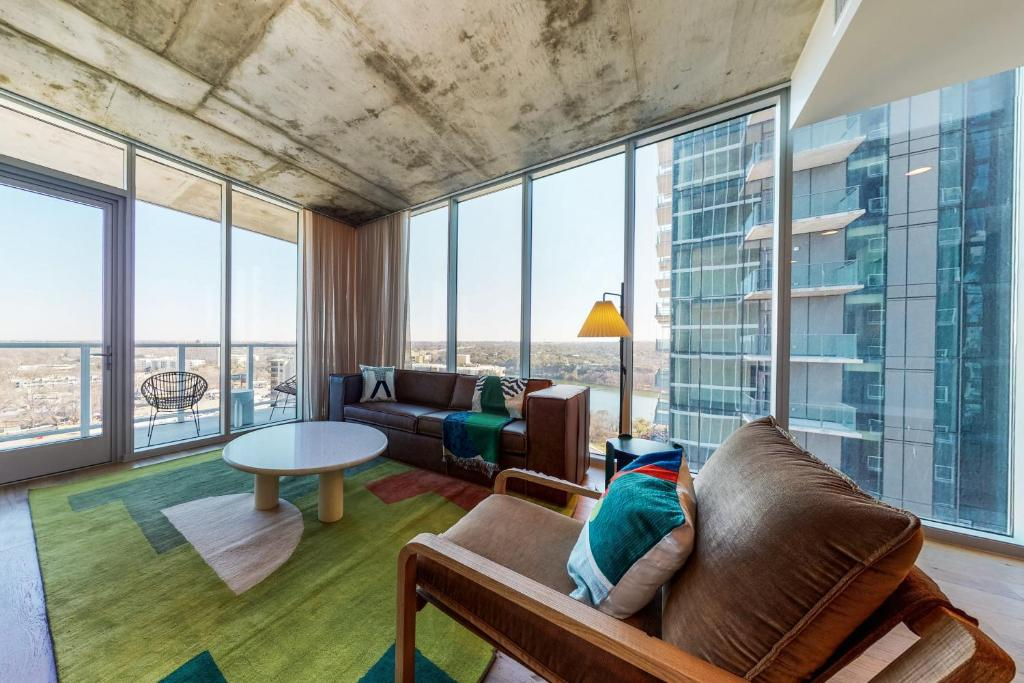
#> input picture austin.jpg, 1024 x 683 px, found by its file name
$ jupyter execute photo_edit.ipynb
#> lines starting #> are read from the running program, lines starting #| are printed output that depends on the picture
[cell 1]
# Photo Editing
# pip install pillow
from PIL import Image, ImageFilter

# Resize an image
img = Image.open('austin.JPG')
#> img is the input picture: PIL image 1024x683 RGB; mean R, G, B 137.9, 141.4, 133.8
resize = img.resize((200, 300))
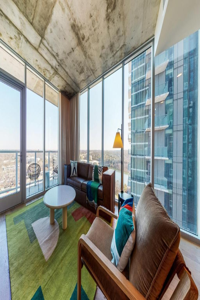
#> resize: PIL image 200x300 RGB; mean R, G, B 137.9, 141.3, 133.8
resize.save('output.JPG')

[cell 2]
# Blur Image
img = Image.open('austin.jpg')
blur = img.filter(ImageFilter.BLUR)
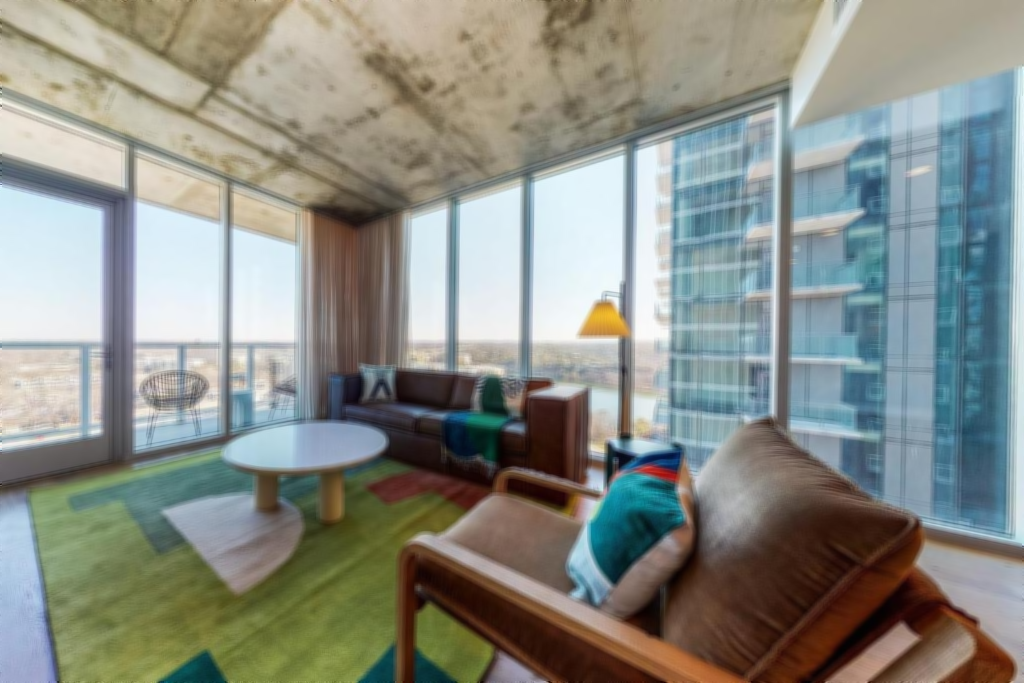
#> blur: PIL image 1024x683 RGB; mean R, G, B 137.9, 141.4, 133.8
blur.save('output1.jpg')

[cell 3]
# Sharp Image
img = Image.open('austin.jpg')
sharp = img.filter(ImageFilter.SHARPEN)
sharp.save('output2.jpg')

[cell 4]
# Crop Image
img = Image.open('austin.jpg')
crop = img.crop((0, 0, 50, 50))
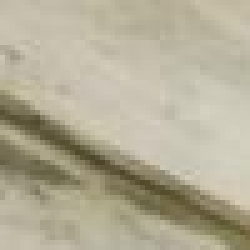
#> crop: PIL image 50x50 RGB (shown 5 times larger); mean R, G, B 179, 172.9, 150.6
crop.save('output3.jpg')

[cell 5]
# Rotate Image
img = Image.open('austin.jpg')
rotate = img.rotate(90)
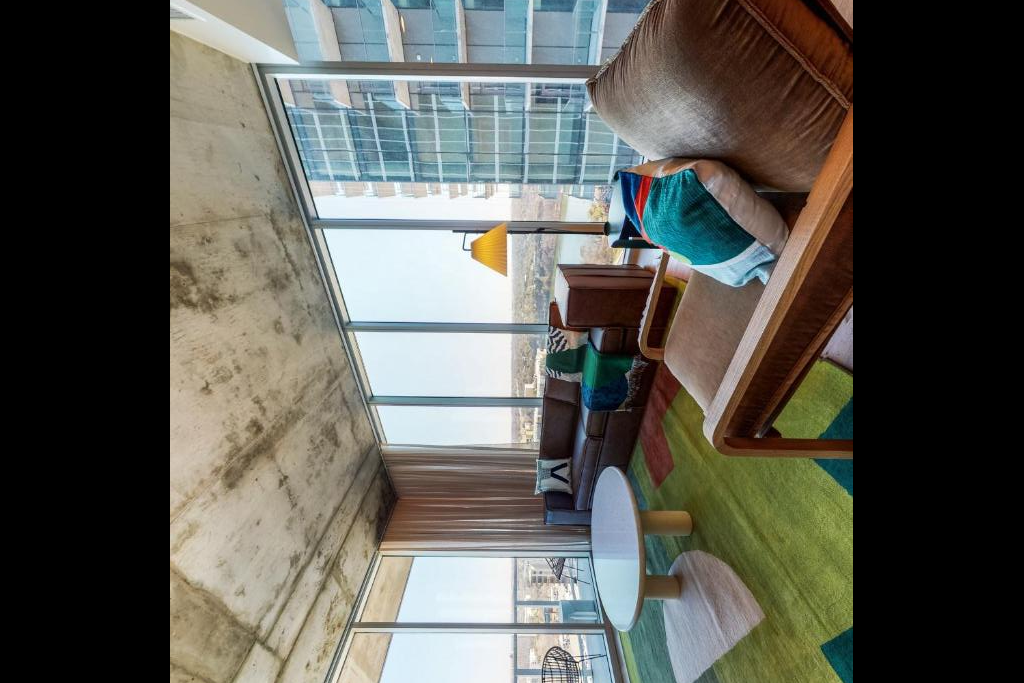
#> rotate: PIL image 1024x683 RGB; mean R, G, B 90.6, 90.4, 83.5
rotate.save('output4.jpg')

[cell 6]
# Flip Image
img = Image.open('austin.jpg')
flip = img.transpose(Image.FLIP_LEFT_RIGHT)
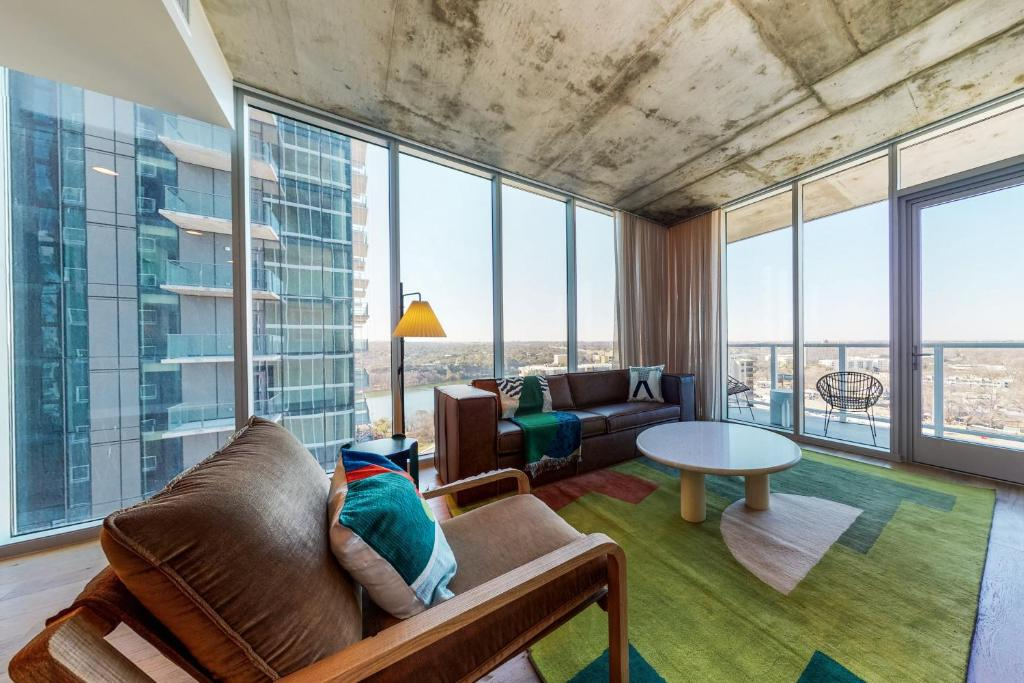
#> flip: PIL image 1024x683 RGB; mean R, G, B 137.9, 141.4, 133.8
flip.save('output5.jpg')

[cell 7]
# Transpose Image
img = Image.open('austin.jpg')
transpose = img.transpose(Image.TRANSPOSE)
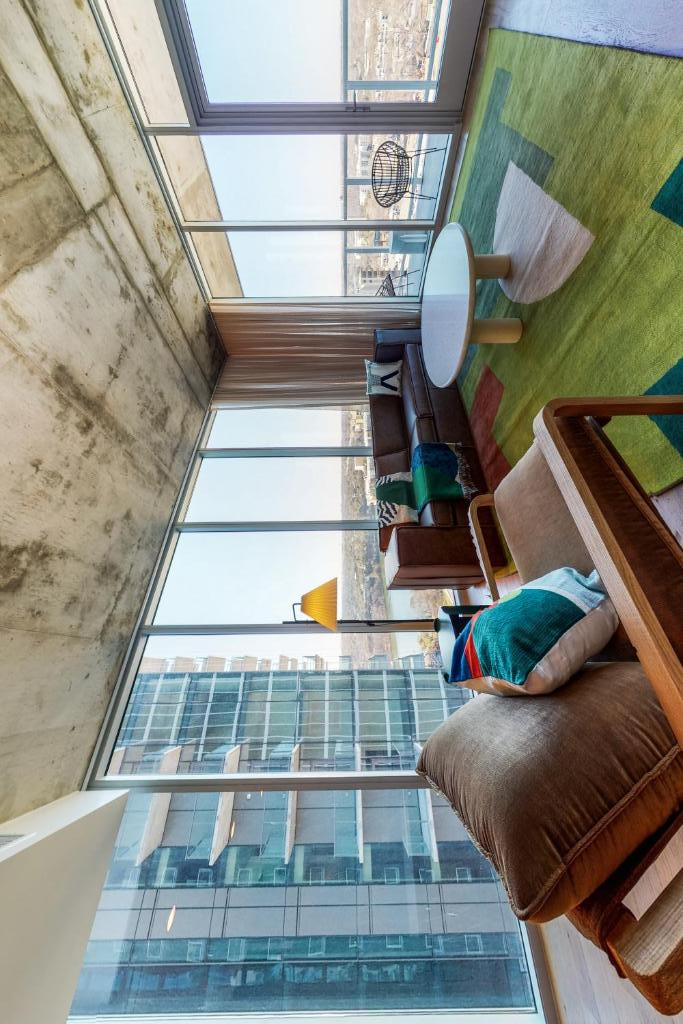
#> transpose: PIL image 683x1024 RGB; mean R, G, B 137.9, 141.4, 133.8
transpose.save('output6.jpg')

[cell 8]
# Convert Image to GreyScale
img = Image.open('austin.jpg')
convert = img.convert('L')
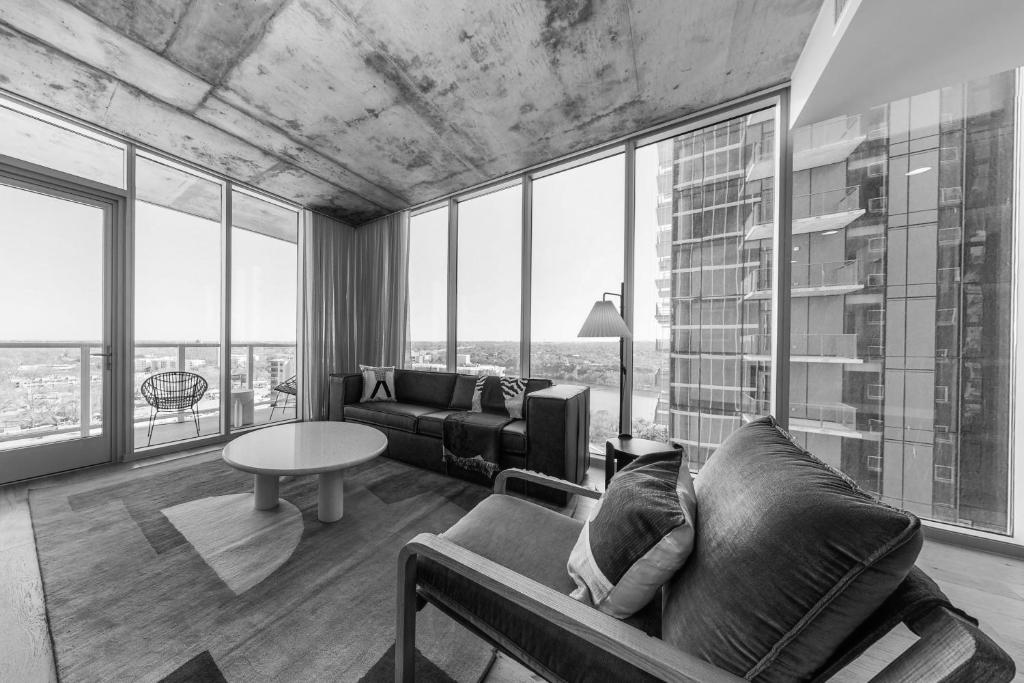
#> convert: PIL image 1024x683 L; min 0, max 255, mean 139.5
convert.save('output7.jpg')
